Frame 1 (no input): blank canvas, image omitted
Frame 60 (the mouse pressed at the canvas centre just before this capture): blank canvas, image omitted
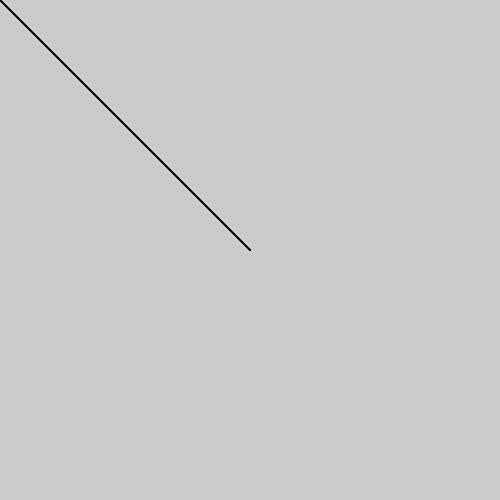
Frame 120 (the mouse held since frame 60 and released just before this capture)

The Processing sketch whose frames 1 and 60 were blank and that drew this single picture after the mouse press (run headless with seeded random() and noise(); from frame 60 on, the mouse is pressed at the canvas centre):

// Processing sketch: lineDrawv1
// ── lineDrawv1.pde
float x1;
float y1;
float x2;
float y2;

void setup()
{
  size(500,500);
}

void draw()
{
  line(x1, y1, x2, y2);
}

void mousePressed()
{
  x1 = pmouseX;
  y1 = pmouseY;
}

void mouseReleased()
{
  x2 = mouseX;
  y2 = mouseY;
}
